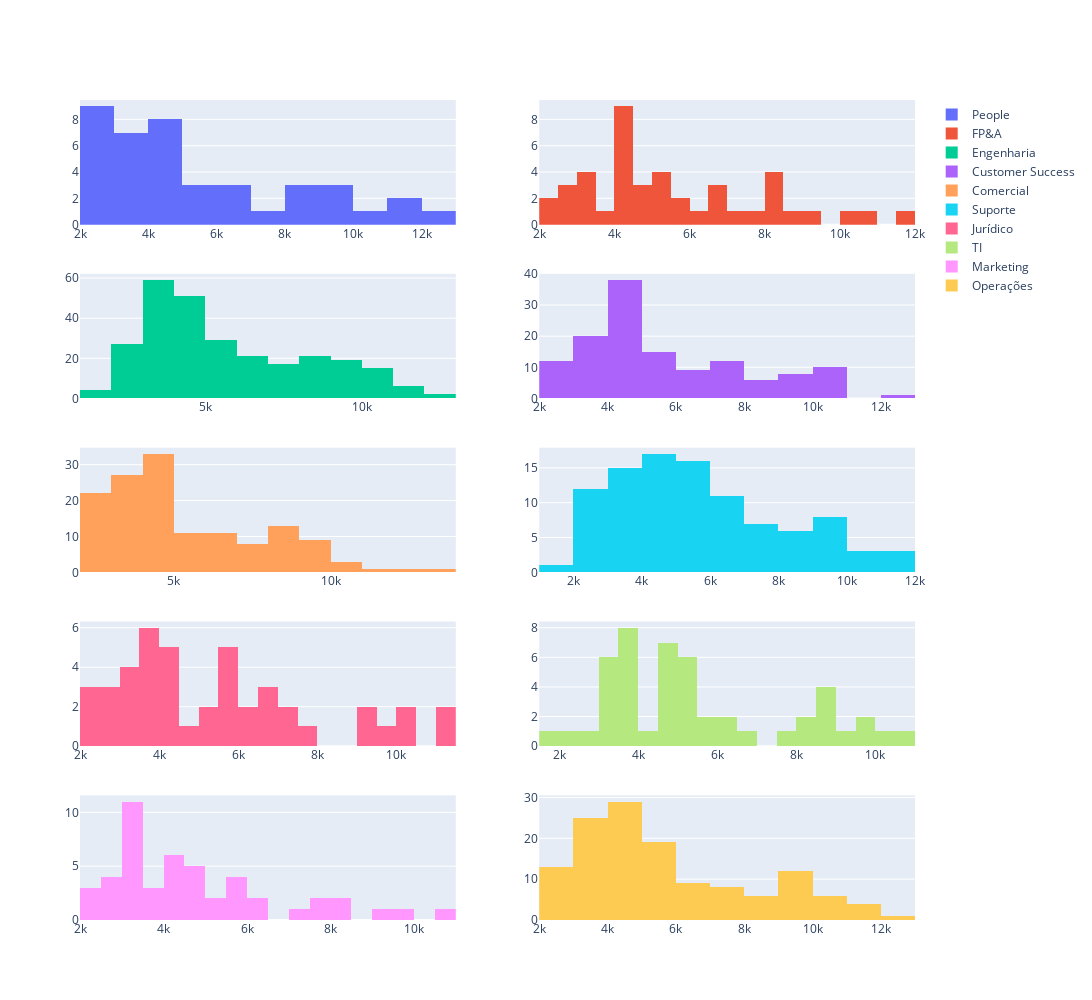

This figure's notebook cell:
### Markdown cell above
#### 5) Criando o último salário, em reais, de cada colaborador

### Code cell
# Criando um dicionário de pesos salariais para as áreas
salary_dict = {
    'People': 1,
    'FP&A': 1,
    'Engenharia': 3,
    'Customer Success': 1.5,
    'Comercial': 2,
    'Suporte': 1.5,
    'Jurídico': 1,
    'TI': 1,
    'Marketing': 1,
    'Operações': 1.5
}

# Definindo o salário base médio e o desvio padrão
average_salary = 3000
sd_salary = 500

# Criando uma amostra de salário para cada área
salary_list = []
for i in salary_dict.items():
    area_average_salary = np.random.normal(average_salary*i[1], sd_salary*i[1], len(dataset.loc[dataset['area'] == i[0]]))
    area_average_salary = [round(abs(i), 2) for i in area_average_salary]
    salary_list.extend(area_average_salary)

# Incluindo no dataset
dataset['ultimo_salario'] = salary_list

# Plotando
fig = make_subplots(rows = 5, cols = 2)
figs_list = []

for i in salary_dict.keys():
    trace = go.Histogram(x = dataset.loc[dataset['area'] == i]['ultimo_salario'], nbinsx = 20, name = i)
    figs_list.append(trace)

for i in range(1, 6):
    for j in range(1, 3):
        fig.append_trace(figs_list[0], i, j)
        figs_list.pop(0)

fig.update_layout(width = 1500, height = 1000)
fig.show()

### Figure 1 — Plotly figure (JSON) as saved in the notebook; plotly's stock layout.template omitted (floating-point values rounded to 4 significant figures; data arrays with more than 128 entries replaced by an {"elided": "..."} marker saying what was removed)
{"data": [{"name": "People", "nbinsx": 20, "type": "histogram", "x": [3659.0, 2425.0, 2796.0, 3089.0, 2836.0, 11460.0, 7296.0, 9363.0, 12350.0, 8493.0, 8753.0, 9698.0, 11590.0, 5083.0, 8277.0, 10160.0, 9983.0, 5453.0, 4866.0, 4331.0, 6351.0, 6185.0, 4503.0, 6266.0, 4126.0, 4658.0, 3417.0, 4347.0, 4392.0, 5810.0, 2551.0, 2990, 3884.0, 2683.0, 3457.0, 4417.0, 2854.0, 2160.0, 3500.0, 2448.0, 3532.0], "xaxis": "x", "yaxis": "y"}, {"name": "FP&A", "nbinsx": 20, "type": "histogram", "x": [2636.0, 5818.0, 10090.0, 6985.0, 8190.0, 10990.0, 11930.0, 5954.0, 8424.0, 8391.0, 8514.0, 9156.0, 4668.0, 4003.0, 4086.0, 4201.0, 2074.0, 4108.0, 6769.0, 6544.0, 8122.0, 6277.0, 4426.0, 7264.0, 7599.0, 5161.0, 4029.0, 4852.0, 5417.0, 4055.0, 4588.0, 3019.0, 2242.0, 3040.0, 3026.0, 2698.0, 2841.0, 5222.0, 3468.0, 5479.0, 4404.0, 4252.0, 3861.0], "xaxis": "x2", "yaxis": "y2"}, {"name": "Engenharia", "nbinsx": 20, "type": "histogram", "x": {"elided": "271 float values"}, "xaxis": "x3", "yaxis": "y3"}, {"name": "Customer Success", "nbinsx": 20, "type": "histogram", "x": {"elided": "131 float values"}, "xaxis": "x4", "yaxis": "y4"}, {"name": "Comercial", "nbinsx": 20, "type": "histogram", "x": {"elided": "140 float values"}, "xaxis": "x5", "yaxis": "y5"}, {"name": "Suporte", "nbinsx": 20, "type": "histogram", "x": [3026.0, 2824.0, 3712.0, 3911.0, 2667.0, 2780.0, 2978.0, 9198.0, 9023.0, 8641.0, 5952.0, 8687.0, 7041.0, 7065.0, 10610.0, 8584.0, 7832.0, 9531.0, 6382.0, 9075.0, 11080.0, 9249.0, 10660.0, 8596.0, 11420.0, 9920.0, 6803.0, 7097.0, 11960.0, 9005.0, 9027.0, 10300.0, 8755.0, 7183.0, 5207.0, 3903.0, 4104.0, 6250.0, 5670.0, 4044.0, 3589.0, 6129.0, 4914.0, 4528.0, 3823.0, 4819.0, 4641.0, 5854.0, 3757.0, 4238.0, 7764.0, 6531.0, 5589.0, 8133.0, 6737.0, 5314.0, 6157.0, 5293.0, 4510.0, 5501.0, 5790.0, 7017.0, 6050.0, 5882.0, 6348.0, 5020.0, 4584.0, 4805.0, 5478.0, 5906.0, 4029.0, 4952.0, 3080.0, 4344.0, 4944.0, 3138.0, 2562.0, 3046.0, 2301.0, 3053.0, 2786.0, 2834.0, 1889.0, 2611.0, 2557.0, 2155.0, 2708.0, 3540.0, 6626.0, 3450.0, 5077.0, 5122.0, 5050.0, 3586.0, 3879.0, 6688.0, 4241.0, 4872.0, 4983.0], "xaxis": "x6", "yaxis": "y6"}, {"name": "Jurídico", "nbinsx": 20, "type": "histogram", "x": [2418.0, 11370.0, 9278.0, 10160.0, 9441.0, 10260.0, 6968.0, 6756.0, 7298.0, 11460.0, 7620.0, 9746, 6292.0, 5837.0, 3809.0, 5645.0, 3308.0, 2995.0, 4249.0, 5780.0, 7473.0, 5107.0, 6789.0, 2786.0, 6440.0, 4711.0, 5343.0, 4251.0, 5561, 5700.0, 4279.0, 3087.0, 2828.0, 3175.0, 3608.0, 2287.0, 2245.0, 3502.0, 3327.0, 3539.0, 3927.0, 4052.0, 4091.0, 3659.0], "xaxis": "x7", "yaxis": "y7"}, {"name": "TI", "nbinsx": 20, "type": "histogram", "x": [3650.0, 3089.0, 3103.0, 8270.0, 3708.0, 10600.0, 9458.0, 10130.0, 9951.0, 8880.0, 8781.0, 9838.0, 8679.0, 8988.0, 8132.0, 7751.0, 5263.0, 3814.0, 4867.0, 4644.0, 5282.0, 3550.0, 4528.0, 4875.0, 4055.0, 6931.0, 6082.0, 6032.0, 3197.0, 5062.0, 5250.0, 5847.0, 4976.0, 5477.0, 3313.0, 5529.0, 5095.0, 4718.0, 3811.0, 3212.0, 2399.0, 1961.0, 3882.0, 3527.0, 2938.0, 4508.0, 3446.0, 3794.0], "xaxis": "x8", "yaxis": "y8"}, {"name": "Marketing", "nbinsx": 20, "type": "histogram", "x": [2561.0, 2942.0, 2155.0, 8460.0, 9073.0, 7284.0, 7610.0, 9665.0, 10930.0, 4594.0, 5851.0, 3446.0, 4846.0, 4774.0, 3357.0, 5209.0, 6189.0, 4463.0, 3333.0, 4239.0, 8181.0, 6366.0, 4285.0, 5587.0, 7515.0, 5511.0, 4299.0, 4289.0, 2426.0, 3112.0, 3047.0, 2291.0, 3445.0, 3387.0, 4372.0, 2984.0, 3700.0, 3356.0, 2707.0, 3383.0, 3041.0, 3159.0, 3691.0, 5664.0, 5298.0, 3683.0, 4711.0, 4670.0], "xaxis": "x9", "yaxis": "y9"}, {"name": "Operações", "nbinsx": 20, "type": "histogram", "x": {"elided": "132 float values"}, "xaxis": "x10", "yaxis": "y10"}], "layout": {"height": 1000, "width": 1500, "xaxis": {"anchor": "y", "autorange": true, "domain": [0, 0.45], "range": [2000, 13000], "type": "linear"}, "xaxis10": {"anchor": "y10", "autorange": true, "domain": [0.55, 1], "range": [2000, 13000], "type": "linear"}, "xaxis2": {"anchor": "y2", "autorange": true, "domain": [0.55, 1], "range": [2000, 12000], "type": "linear"}, "xaxis3": {"anchor": "y3", "autorange": true, "domain": [0, 0.45], "range": [1000, 13000], "type": "linear"}, "xaxis4": {"anchor": "y4", "autorange": true, "domain": [0.55, 1], "range": [2000, 13000], "type": "linear"}, "xaxis5": {"anchor": "y5", "autorange": true, "domain": [0, 0.45], "range": [2000, 14000], "type": "linear"}, "xaxis6": {"anchor": "y6", "autorange": true, "domain": [0.55, 1], "range": [1000, 12000], "type": "linear"}, "xaxis7": {"anchor": "y7", "autorange": true, "domain": [0, 0.45], "range": [2000, 11500], "type": "linear"}, "xaxis8": {"anchor": "y8", "autorange": true, "domain": [0.55, 1], "range": [1500, 11000], "type": "linear"}, "xaxis9": {"anchor": "y9", "autorange": true, "domain": [0, 0.45], "range": [2000, 11000], "type": "linear"}, "yaxis": {"anchor": "x", "autorange": true, "domain": [0.848, 1], "range": [0, 9.474]}, "yaxis10": {"anchor": "x10", "autorange": true, "domain": [0, 0.152], "range": [0, 30.53]}, "yaxis2": {"anchor": "x2", "autorange": true, "domain": [0.848, 1], "range": [0, 9.474]}, "yaxis3": {"anchor": "x3", "autorange": true, "domain": [0.636, 0.788], "range": [0, 62.11]}, "yaxis4": {"anchor": "x4", "autorange": true, "domain": [0.636, 0.788], "range": [0, 40]}, "yaxis5": {"anchor": "x5", "autorange": true, "domain": [0.424, 0.576], "range": [0, 34.74]}, "yaxis6": {"anchor": "x6", "autorange": true, "domain": [0.424, 0.576], "range": [0, 17.89]}, "yaxis7": {"anchor": "x7", "autorange": true, "domain": [0.212, 0.364], "range": [0, 6.316]}, "yaxis8": {"anchor": "x8", "autorange": true, "domain": [0.212, 0.364], "range": [0, 8.421]}, "yaxis9": {"anchor": "x9", "autorange": true, "domain": [0, 0.152], "range": [0, 11.58]}}}
